Frame 1 (no input): blank canvas, image omitted
Frame 60 (the mouse pressed at the canvas centre just before this capture): blank canvas, image omitted
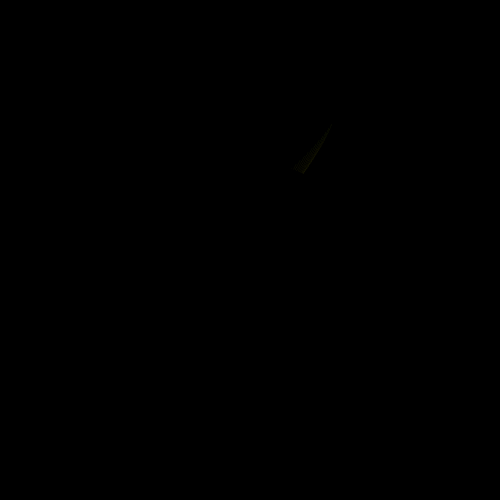
Frame 120 (the mouse held since frame 60 and released just before this capture)

The Processing sketch whose frames 1 and 60 were blank and that drew this single picture after the mouse press (run headless with seeded random() and noise(); from frame 60 on, the mouse is pressed at the canvas centre):

// Processing sketch: Chaos_2
// ── Chaos_2.pde
// Chaos creater V 2.0

// Global Variables //
ArrayList<Bean> beans;
float x,y,x_off,y_off;

void setup() {
  size(500,500);
  background(0);
  //stroke(255,0,0,20);
  beans = new ArrayList<Bean>();
}

void draw() {
  // noise() needs an "offset" argument //
  x_off = frameCount * 0.0005;
  y_off = x_off + 30;
  
  // Get X and Y coords based on offset //
  x = noise(x_off) * width;
  y = noise(y_off) * height;
  
  // Make a point //
  //point(x,y);
  
  // Every 20 frames, create a bean //
  if (frameCount % 10 == 0) {
    beans.add(new Bean(x,y,x_off,y_off,3,-.003));
  }
  
  // Draw all beans //
  int s = beans.size();
  for (int i=s-1; i>=0; i--) {
    Bean temp = beans.get(i);
    if (temp.vel <= 0) {
      beans.remove(i);
    }else{
      temp.draw();
    }
  }
}

class Bean {
  // Keep track of various properties of a "bean" particle //
  float x, y, x_off, y_off, vel, acc;
  
  Bean(float X, float Y, float XO, float YO, float VEL, float ACC) {
    x = X;
    y = Y;
    x_off = XO;
    y_off = YO;
    vel = VEL;
    acc = ACC;
  }
  
  void draw() {
    if (vel <= 0) {
      return;
    }
    
    // Do this if Velocity is > 0 //
    
    // Increment offsets
    x_off += 0.0007;
    y_off += 0.0007;
    
    // Update Velocity
    vel += acc;
    
    // Get new position //
    x += noise(x_off) * vel - vel/2;
    y += noise(y_off) * vel - vel/2;
    
    // Set color to draw with //
    //stroke(0,255,0,3);
    setColor();
    point(x,y);
  }
  
  void setColor() {
    colorMode(HSB,360,100,100);
    // Hue is the noise of the average of the x and y offsets //
    float h = noise((x_off+y_off)/2)*360;
    int s = 100;
    int b = 100;
    int a = 6;
    stroke(h,s,b,a);
  }
}
